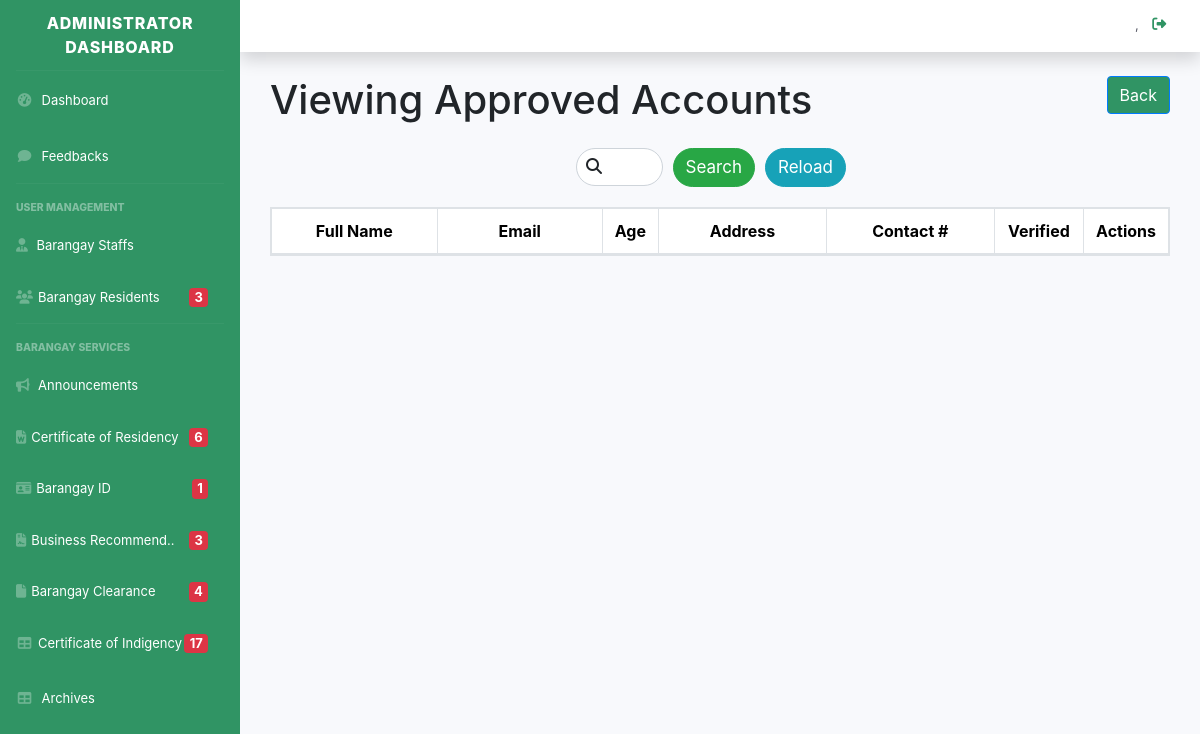
The app's page /admn_registered_resident.php, older data.
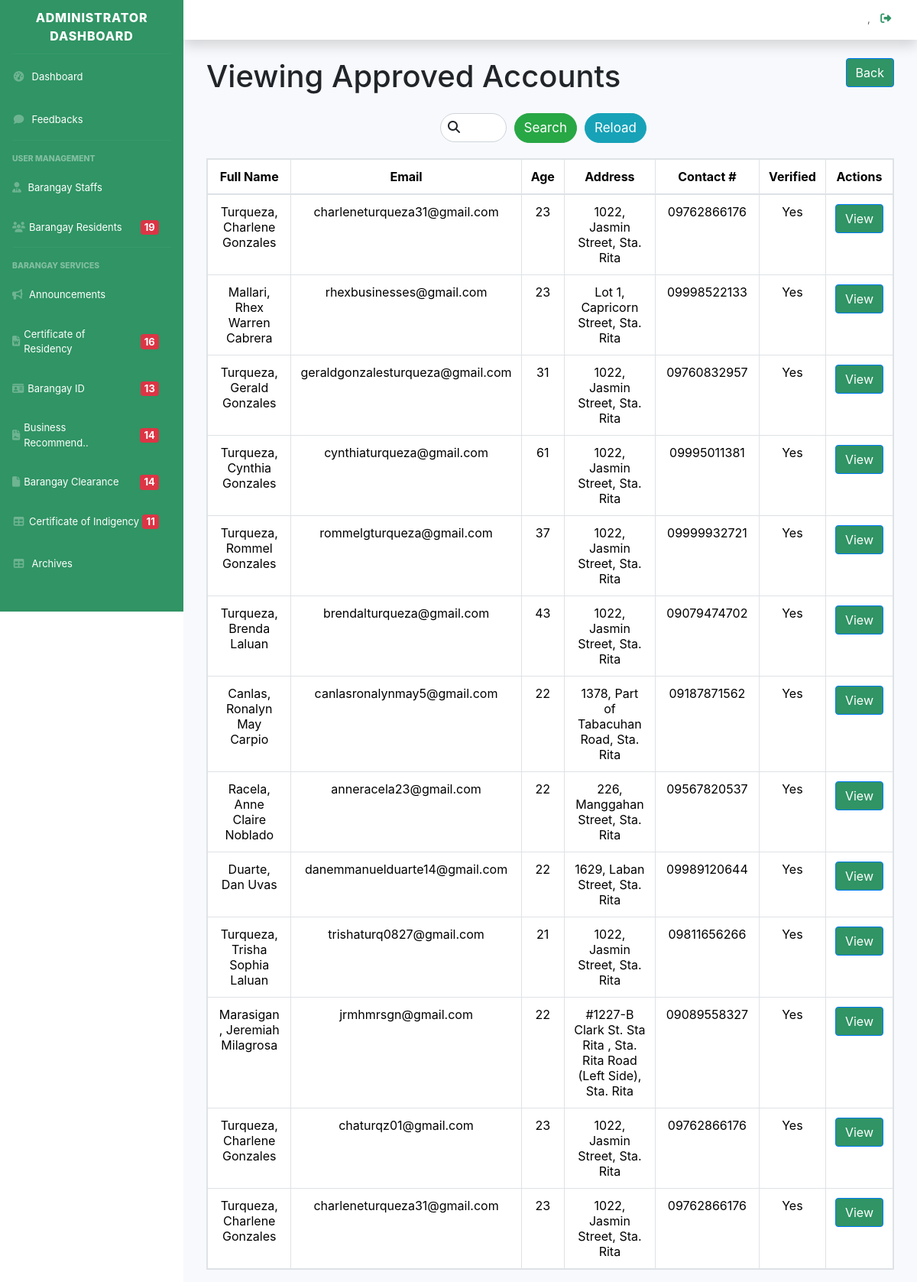
The same page, newer data.
### tables this page shows
CREATE TABLE `tbl_resident` (
  `id_resident` int(11) NOT NULL,
  `res_photo` varchar(255) DEFAULT NULL,
  `valid_id_photo` varchar(255) DEFAULT NULL,
  `email` varchar(255) NOT NULL,
  `password` varchar(255) NOT NULL,
  `lname` varchar(255) NOT NULL,
  `fname` varchar(255) NOT NULL,
  `mi` varchar(255) NOT NULL,
  `age` int(11) NOT NULL,
  `sex` varchar(255) NOT NULL,
  `status` varchar(255) NOT NULL,
  `date_live` date NOT NULL,
  `houseno` varchar(255) DEFAULT NULL,
  `purok` varchar(255) NOT NULL,
  `street` varchar(255) DEFAULT NULL,
  `brgy` varchar(255) DEFAULT NULL,
  `municipal` varchar(255) DEFAULT NULL,
  `address` varchar(255) DEFAULT NULL,
  `contact` varchar(255) NOT NULL,
  `bdate` date NOT NULL,
  `bplace` varchar(255) NOT NULL,
  `nationality` varchar(255) NOT NULL,
  `family_role` varchar(255) NOT NULL,
  `voter` varchar(255) DEFAULT NULL,
  `role` varchar(255) NOT NULL,
  `verified` varchar(255) DEFAULT 'Pending'
);

### resident_register/resident_approved.php (the view, shortened to what the changed rows need)
<?php
	require 'classes/conn.php';
	if(isset($_POST['search_resident'])){
		$keyword = $_POST['keyword'];
?>
	<table class="table table-hover text-center table-bordered table-responsive" >
		<thead class="alert-info">
			<tr>
                <th width="20%"> Full Name </th>
                <th width="20%"> Email </th>
                <th width="5%"> Age </th>
                <th width="20%"> Address </th>
                <th width="20%"> Contact # </th>
                <th width="10%"> Verified </th>
                <th width="5%"> Actions</th>
			</tr>
		</thead>
		<tbody>
			<?php
				$stmnt = $conn->prepare("SELECT * FROM `tbl_resident` WHERE `lname` LIKE '%$keyword%' or  `mi` LIKE '%$keyword%' or  `fname` LIKE '%$keyword%'
				or  `age` LIKE '%$keyword%' or  `sex` LIKE '%$keyword%' or  `status` LIKE '%$keyword%' or  `address` LIKE '%$keyword%' or  `contact` LIKE '%$keyword%'
				or  `bdate` LIKE '%$keyword%' or  `bplace` LIKE '%$keyword%' or  `nationality` LIKE '%$keyword%' or  `family_role` LIKE '%$keyword%' or  `role` LIKE '%$keyword%' or  `email` LIKE '%$keyword%' WHERE verified='Yes'");
				$stmnt->execute();
				while($view = $stmnt->fetch()){
			?>
                <tr>
                        <td> <?= $view['lname'];?>, <?= $view['fname'];?> <?= $view['mi'];?> </td>
                        <td> <?= $view['email'];?> </td>
                        <td> <?= $view['age'];?> </td>
                        <td> <?= $view['houseno'];?>, <?= $view['street'];?>, <?= $view['brgy'];?> </td>
                        <td> <?= $view['contact'];?> </td>
                        <td> <?= $view['verified'];?> </td>
                        <td width="20%">
                            <form action="" method="post">
                                <input type="hidden" name="id_resident" value="<?= $view['id_resident'];?>">
                                <a class="btn btn-primary" href="admn_view_approve_details.php?id_resident=<?= $view['id_resident'];?>" name=""> View </a>
                            </form>
                        </td>
                </tr>
			<?php
			}
			?>
		</tbody>
	</table>
<?php
	}else{
?>
<table class="table table-hover table-bordered text-center table-responsive">
<thead class="alert-info">
			<tr>
                <th width="20%"> Full Name </th>
                <th width="20%"> Email </th>
                <th width="5%"> Age </th>
                <th width="20%"> Address </th>
                <th width="20%"> Contact # </th>
                <th width="10%"> Verified </th>
                <th width="5%"> Actions</th>
			</tr>
		</thead>
		<tbody>
		    <?php if(is_array($view)) {?>
                <?php foreach($view as $view) {?>
                    <tr>
                        <td> <?= $view['lname'];?>, <?= $view['fname'];?> <?= $view['mi'];?> </td>
                        <td> <?= $view['email'];?> </td>
                        <td> <?= $view['age'];?> </td>
                        <td> <?= $view['houseno'];?>, <?= $view['street'];?>, <?= $view['brgy'];?> </td>
                        <td> <?= $view['contact'];?> </td>
                        <td> <?= $view['verified'];?> </td>
                        <td width="20%">
                            <form action="" method="post">
                                <a class="btn btn-primary" href="admn_view_approve_details.php?id_resident=<?= $view['id_resident'];?>" name=""> View </a>
                            </form>
                        </td>
                    </tr>
                <?php
                    }
                ?>
			<?php
				}
			?>
		</tbody>
	</table>
<?php
	}
?>

### dashboard_sidebar_start.php (shortened to what the changed rows need)
<!DOCTYPE html>
<html lang="en">
<head>
    <link href="vendor/fontawesome-free/css/all.min.css" rel="stylesheet" type="text/css">
        <link href="https://cdn.jsdelivr.net/npm/bootstrap@5.3.2/dist/css/bootstrap.min.css" rel="stylesheet">
    <link href="css/sb-admin-2.css" rel="stylesheet">
</head>
<body id="page-top">
    <div id="wrapper">
        <ul class="navbar-nav sidebar sidebar-dark accordion" id="accordionSidebar">
            <li class="nav-item">
                <a class="nav-link" href="admn_resident_crud.php" style="display: flex; align-items: center;">
                    <i class="fas fa-users" style="margin-right: 5px;"></i>
                    <span style="flex: 1;">Barangay Residents</span>
                    <?php $registered_users = $residentbmis->count_registered_resident(); ?>
                    <?php if($registered_users > 0) : ?>
                        <span class="badge badge-danger"><?php echo $registered_users; ?></span>
                    <?php endif; ?>
                </a>
            </li>
            <li class="nav-item">
                <a class="nav-link" href="admn_certofres.php" style="display: flex; align-items: center;">
                    <i class="fas fa-file-word" style="margin-right: 5px;"></i>
                    <span style="flex: 1;">Certificate of Residency</span>
                    <?php $registered_users = $residentbmis->count_residency(); ?>
                    <?php if($registered_users > 0) : ?>
                        <span class="badge badge-danger" style="margin-left:6px;font-size:10px;"><?php echo $registered_users; ?></span>
                    <?php endif; ?>
                </a>
            </li>
            <li class="nav-item">
                <a class="nav-link" href="admn_brgyid.php" style="display: flex; align-items: center;">
                    <i class="fas fa-id-card" style="margin-right: 5px;"></i>
                    <span style="flex: 1;">Barangay ID </span>
                    <?php $registered_users = $residentbmis->count_id(); ?>
                    <?php if($registered_users > 0) : ?>
                        <span class="badge badge-danger" style="margin-left:70px;font-size:10px;"><?php echo $registered_users; ?></span>
                    <?php endif; ?></a>
            </li>
            <li class="nav-item">
                <a class="nav-link" href="admn_bspermit.php" style="display: flex; align-items: center;">
                    <i class="fas fa-file-contract" style="margin-right: 5px;"></i>
                    <span style="flex: 1;">Business Recommend..</span>
                    <?php $registered_users = $residentbmis->count_bussiness(); ?>
                    <?php if($registered_users > 0) : ?>
                        <span class="badge badge-danger" style="margin-left:9px;font-size:10px;"><?php echo $registered_users; ?></span>
                    <?php endif; ?></a>
            </li>
            <li class="nav-item">
                <a class="nav-link" href="admn_brgyclearance.php" style="display: flex; align-items: center;">
                    <i class="fas fa-file" style="margin-right: 5px;"></i>
                    <span style="flex: 1;">Barangay Clearance</span>
                    <?php $registered_users = $residentbmis->count_clearance(); ?>
                    <?php if($registered_users > 0) : ?>
                        <span class="badge badge-danger" style="margin-left:27px;font-size:10px;"><?php echo $registered_users; ?></span>
                    <?php endif; ?></a>
            </li>
            <li class="nav-item">
                <a class="nav-link" href="admn_certofindigency.php" style="display: flex; align-items: center;">
                    <i class="fas fa-fw fa-table" style="margin-right: 5px;"></i>
                    <span style="flex: 1;">Certificate of Indigency</span>
                    <?php $registered_users = $residentbmis->count_indigency(); ?>
                    <?php if($registered_users > 0) : ?>
                        <span class="badge badge-danger" style="margin-left:2px;font-size:10px;"><?php echo $registered_users; ?></span>
                    <?php endif; ?></a>
            </li>
        </ul>
        <div id="content-wrapper" class="d-flex flex-column">
            <div id="content">

Row changes from the older to the newer data that the page shows:
added tbl_resident: lname "Turqueza", fname "Charlene", mi "Gonzales", email "charleneturqueza31@gmail.com", age "23", houseno "1022", street "Jasmin Street", brgy "Sta. Rita", contact "09762866176", verified "Yes"
added tbl_resident: lname "Mallari", fname "Rhex Warren", mi "Cabrera", email "rhexbusinesses@gmail.com", age "23", houseno "Lot 1", street "Capricorn Street", brgy "Sta. Rita", contact "09998522133", verified "Yes"
added tbl_resident: lname "Turqueza", fname "Gerald", mi "Gonzales", email "geraldgonzalesturqueza@gmail.com", age "31", houseno "1022", street "Jasmin Street", brgy "Sta. Rita", contact "09760832957", verified "Yes"
now on this page (row edited): tbl_resident: lname "Turqueza", fname "Cynthia", mi "Gonzales", email "cynthiaturqueza@gmail.com", age "61", houseno "1022", street "Jasmin Street", brgy "Sta. Rita", contact "09995011381", verified "Yes"
added tbl_resident: lname "Turqueza", fname "Rommel", mi "Gonzales", email "rommelgturqueza@gmail.com", age "37", houseno "1022", street "Jasmin Street", brgy "Sta. Rita", contact "09999932721", verified "Yes"
added tbl_resident: lname "Turqueza", fname "Brenda", mi "Laluan", email "brendalturqueza@gmail.com", age "43", houseno "1022", street "Jasmin Street", brgy "Sta. Rita", contact "09079474702", verified "Yes"
now on this page (row edited): tbl_resident: lname "Canlas", fname "Ronalyn May", mi "Carpio", email "canlasronalynmay5@gmail.com", age "22", houseno "1378", street "Part of Tabacuhan Road", brgy "Sta. Rita", contact "09187871562", verified "Yes"
added tbl_resident: lname "Racela", fname "Anne Claire", mi "Noblado", email "anneracela23@gmail.com", age "22", houseno "226", street "Manggahan Street", brgy "Sta. Rita", contact "09567820537", verified "Yes"
added tbl_resident: lname "Duarte", fname "Dan", mi "Uvas", email "danemmanuelduarte14@gmail.com", age "22", houseno "1629", street "Laban Street", brgy "Sta. Rita", contact "09989120644", verified "Yes"
added tbl_resident: lname "Turqueza", fname "Trisha Sophia", mi "Laluan", email "trishaturq0827@gmail.com", age "21", houseno "1022", street "Jasmin Street", brgy "Sta. Rita", contact "09811656266", verified "Yes"
added tbl_resident: lname "Marasigan", fname "Jeremiah", mi "Milagrosa", email "jrmhmrsgn@gmail.com", age "22", houseno "#1227-B Clark St. Sta Rita", street "Sta. Rita Road (Left Side)", brgy "Sta. Rita", contact "09089558327", verified "Yes"
added tbl_resident: lname "Turqueza", fname "Charlene", mi "Gonzales", email "chaturqz01@gmail.com", age "23", houseno "1022", street "Jasmin Street", brgy "Sta. Rita", contact "09762866176", verified "Yes"
added tbl_resident: lname "Turqueza", fname "Charlene", mi "Gonzales", email "charleneturqueza31@gmail.com", age "23", houseno "1022", street "Jasmin Street", brgy "Sta. Rita", contact "09762866176", verified "Yes"
Text that changed along with them:
$registered_users: "3" → "19"
$registered_users: "6" → "16"
$registered_users: "1" → "13"
$registered_users: "3" → "14"
$registered_users: "4" → "14"
$registered_users: "17" → "11"
